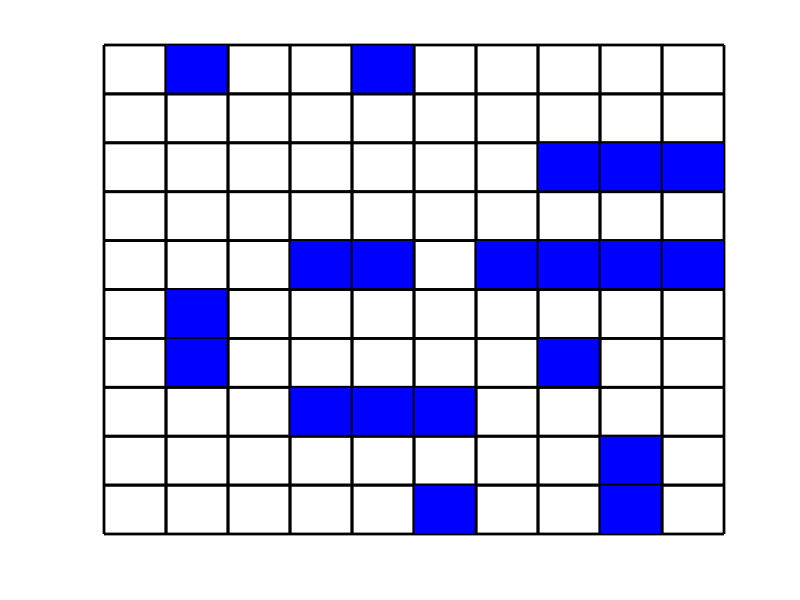

Source code (MATLAB):
function Dodatok_Sea
%Subfunction for observing ships of Player 1
%Vipadok choses the current nuber of the field of ships.
%We obtain it from Sea_Fight_Mod
%Copyright Ivan Tsud
global Vipadok
turn = 1; %variable, that switches the player's turn
m = 10;
n = 10;
p1 = zeros(m, n);
%========

switch Vipadok
    case 1    
            %ships for the 1st player
            %if form is like p1(1,1+p)=1;-it means that ship lacated
            %apeak
            %if form is like p1(1+p,10)=1;-it means that ship located 
            %horizontally
            for p = 0 : 3 %preparing 1 the four tube ship
                p1(1, 2 + p) = 1; %apeak ship
            end
            for p = 0 : 2 %preparing 2 the three tube ships
                p1(3 + p, 3) = 1; %horizontal ship
                p1(3 + p, 5) = 1; 
            end
            for p = 0 : 1 %preparing 3 the two tube ships
                p1(1 + p, 10) = 1;
                p1(8, 2 + p) = 1;
                p1(8, 5 + p) = 1;
            end
            % preparing 4 the one tube ships
            p1(3, 8) = 1;
            p1(6, 8) = 1;
            p1(9, 8) = 1;
            p1(6, 10) = 1;
    case 2
            for p = 0 : 3
                p1(10, 1 + p) = 1;
            end
            for p = 0 : 2
                p1(9, 6 + p) = 1;
                p1(5, 1 + p) = 1;
            end
            for p = 0 : 1
                p1(1, 3 + p) = 1;
                p1(6, 7 + p) = 1;
                p1(1, 9 + p )= 1;
            end
            p1(2, 1) = 1;
            p1(7, 1) = 1;
            p1(6, 5) = 1;
            p1(10, 10) = 1;
    case 3       
             for p = 0 : 3
                p1(8, 5 + p) = 1;
            end
            for p = 0 : 2
                p1(10, 2 + p) = 1;
                p1(1 + p, 6) = 1;
            end
            for p = 0 : 1
                p1(6, 7 + p) = 1;
                p1(2, 1 + p) = 1;
                p1(8, 1 + p) = 1;
            end
            p1(4, 1) = 1;
            p1(4, 3) = 1;
            p1(3, 8) = 1;
            p1(8, 10) = 1;
	case 4
            for p = 0 : 3
                p1(10, 2 + p) = 1;
            end
            for p = 0 : 2
                p1(1 + p, 5) = 1;
                p1(8 + p, 9) = 1;
            end
            for p = 0 : 1
                p1(2, 2 + p) = 1;
                p1(2, 7 + p) = 1;
                p1(5 + p, 9) = 1;
            end
            p1(5, 5) = 1;
            p1(4, 3) = 1;
            p1(7, 6) = 1;
            p1(9, 7) = 1;
    case 5
            for p = 0 : 3
                p1(1 + p, 1) = 1;
            end
            for p = 0 : 2
                p1(1, 6 + p) = 1;
                p1(8, 8 + p) = 1;
            end
            for p=0 : 1
                p1(5 + p, 3) = 1;
                p1(3, 5 + p) = 1;
                p1(8, 3 + p) = 1;
            end
            p1(6, 5) = 1;
            p1(2, 3) = 1;
            p1(4, 9) = 1;
            p1(6, 7) = 1;
    otherwise
            for p = 0 : 3
                p1(7 + p, 5) = 1;
            end
            for p = 0 : 2
                p1(8 + p, 3) = 1;
                p1(4 + p, 8) = 1;
            end
            for p = 0 : 1
                p1(4 + p, 5) = 1;
                p1(2, 6 + p) = 1;
                p1(9, 9 + p) = 1;
            end
            p1(2, 1) = 1;
            p1(5, 1) = 1;
            p1(8, 7) = 1;
            p1(6, 10) = 1;
end

  function Frame_and_Cells(p, xdisp)
        %Here:
        %p is a 10*10 array for the 1st player 
        %xdisp is a certain coordinate, which be used: 0 for creation field of the 
        %1st player
        %==========
        
        %Frame
        hold on;
        %p1 field
        plot([0 10 10 0 0], [10 10 0 0 10], 'k');
             
        %Cells  
        for i = 1 : 10%along x-coordinates
            for j = 1 : 10%along y-coordinates
 
                %j_inv new y - coordinates
                j_inv = 11 - j;
                plot([i - 1 + xdisp, i + xdisp, i + xdisp, i - 1 + xdisp,...
                    i - 1 + xdisp], [j_inv, j_inv, j_inv-1, j_inv - 1, j_inv],...
                    'k', 'LineWidth', 2);
             
                switch (p(i, j))%certain cell with certain coordinates
                    case 1%creation of ships
                        %for field of the 1st player
                        if ((turn && (xdisp == 0)))    
                            fill([i - 1 + xdisp, i + xdisp, i + xdisp,...
                                i - 1 + xdisp, i - 1 + xdisp], [j_inv, j_inv,...
                                j_inv - 1, j_inv - 1, j_inv], 'b');
                        end
                end
            end
        end
        hold off;
  end
while (true)
    figure(2);
    set(gca, 'XTick', []);
    set(gca, 'YTick', []);
    Frame_and_Cells(p1, 0);
    return;
end
end
